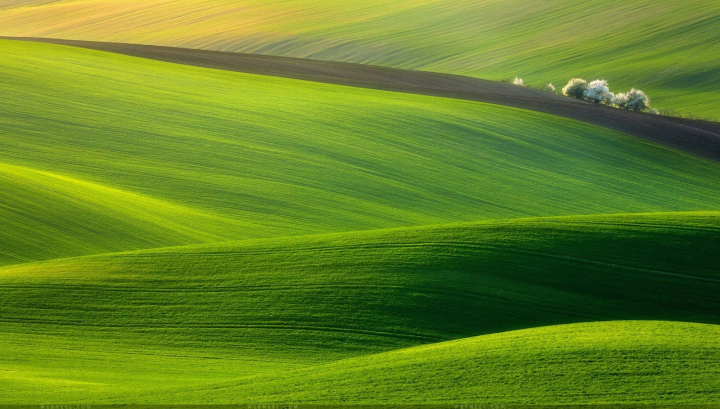
#> input picture teststuff/python/openCV/img1.jpg, 1440 x 818 px, given in place of the camera (shown at 1/2 size)
$ python opencv_colourTrack.py
#> lines starting #> are read from the running program, lines starting #| are printed output that depends on the picture; after the words box and inside, x2 and y2 are one past the last pixel; in counts of white or black regions, pixels touching at a corner belong together
#!/usr/bin/env python3

# Import essential libraries
import requests
import cv2
import numpy as np
import imutils
import os
import sys

cap = cv2.VideoCapture(0)

def nothing(x):
    pass


useDefaultLimit = False
defaultLimitIndex = 0
L_values = 3*[0]
U_values = 3*[0]

cv2.namedWindow("Webcam - XY")
cv2.createTrackbar("L - H", "Webcam - XY", 0, 179, nothing)
#> slider 'L - H' is set to 35
cv2.createTrackbar("L - S", "Webcam - XY", 0, 255, nothing)
#> slider 'L - S' is set to 51
cv2.createTrackbar("L - V", "Webcam - XY", 0, 255, nothing)
#> slider 'L - V' is set to 51
cv2.createTrackbar("U - H", "Webcam - XY", 179, 179, nothing)
cv2.createTrackbar("U - S", "Webcam - XY", 255, 255, nothing)
cv2.createTrackbar("U - V", "Webcam - XY", 255, 255, nothing)
while True:
    ret, frame = cap.read()
#> frame is the input picture: shape (818, 1440, 3); mean B, G, R 35.7, 131.2, 99.9
    frame = cv2.flip(frame, 1 )
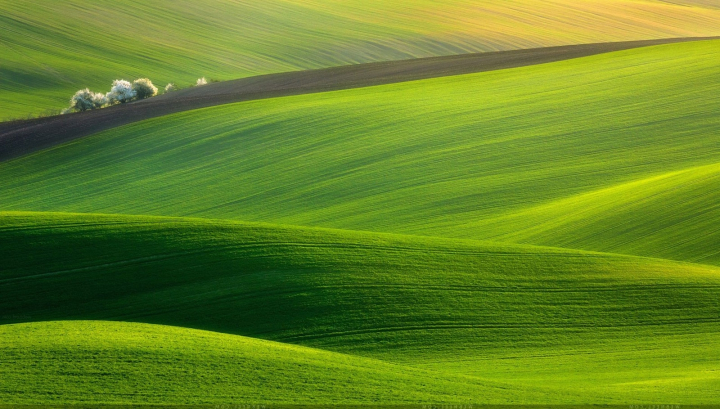
#> frame: shape (818, 1440, 3) (shown at 1/2 size); mean B, G, R 35.7, 131.2, 99.9
    hsv = cv2.cvtColor(frame, cv2.COLOR_BGR2HSV)
#> hsv: shape (818, 1440, 3); mean H, S, V 42.9, 189.5, 132.5
    l_h = cv2.getTrackbarPos("L - H", "Webcam - XY")
    l_s = cv2.getTrackbarPos("L - S", "Webcam - XY")
    l_v = cv2.getTrackbarPos("L - V", "Webcam - XY")
    u_h = cv2.getTrackbarPos("U - H", "Webcam - XY")
    u_s = cv2.getTrackbarPos("U - S", "Webcam - XY")
    u_v = cv2.getTrackbarPos("U - V", "Webcam - XY")
    lower_range = np.array([l_h, l_s, l_v])
    upper_range = np.array([u_h, u_s, u_v])
    mask = cv2.inRange(hsv, lower_range, upper_range)
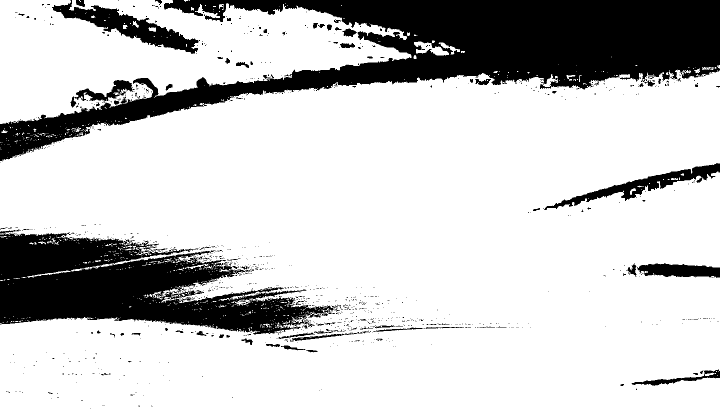
#> mask: shape (818, 1440) (shown at 1/2 size); 78.4% white; 1064 black regions (971 under 20 px), largest, box (x1, y1, x2, y2) and area: (0, 0, 1440, 323) 147580, (0, 466, 670, 669) 74798, (104, 0, 397, 108) 9092
    res = cv2.bitwise_and(frame, frame, mask=mask)
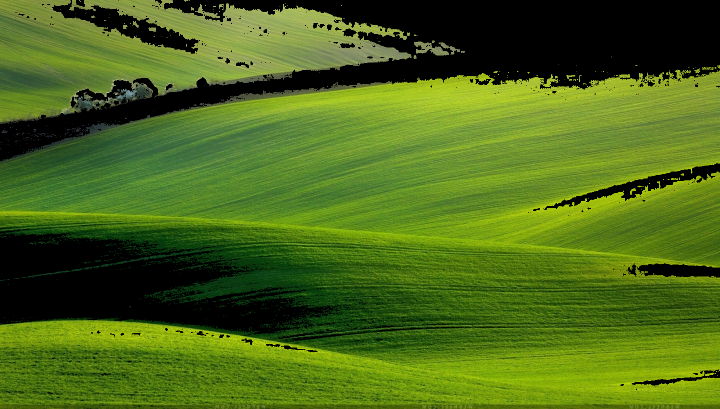
#> res: shape (818, 1440, 3) (shown at 1/2 size); mean B, G, R 25, 105.1, 75.8
    mask_3 = cv2.cvtColor(mask, cv2.COLOR_GRAY2BGR)
    stacked = np.hstack((mask_3,frame,res))
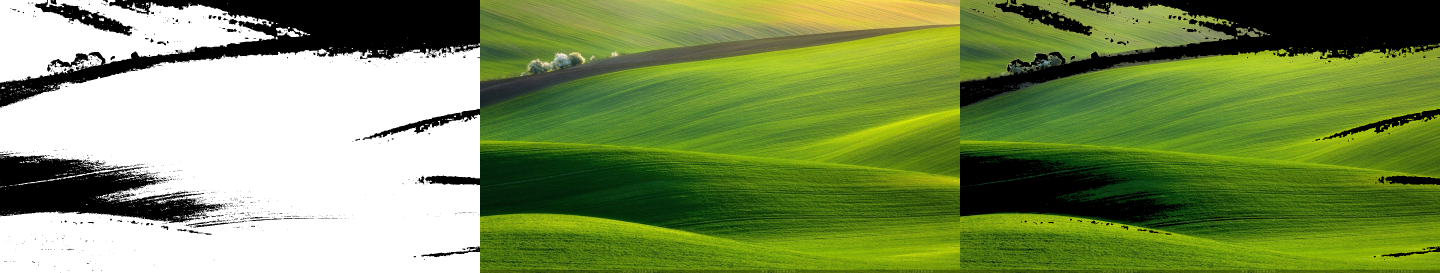
#> stacked: shape (818, 4320, 3) (shown at 1/3 size); mean B, G, R 86.9, 145.4, 125.2
    cv2.imshow('Webcam - XY',cv2.resize(stacked,None,fx=0.4,fy=0.4)) #type: ignore
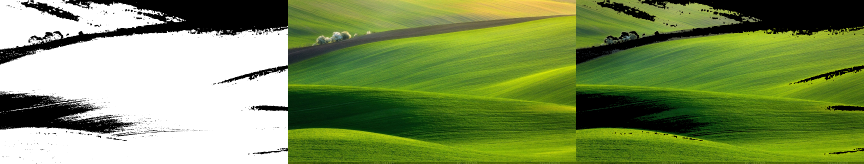
#> window 'Webcam - XY': shape (327, 1728, 3) (shown at 1/2 size); mean B, G, R 86.9, 145.4, 125.2
    key = cv2.waitKey(1)
#> (key Esc is pressed here)
    if key == 27:
        sys.exit()
#> (the program exits here)

$ run again, on teststuff/python/openCV/input_image.webp
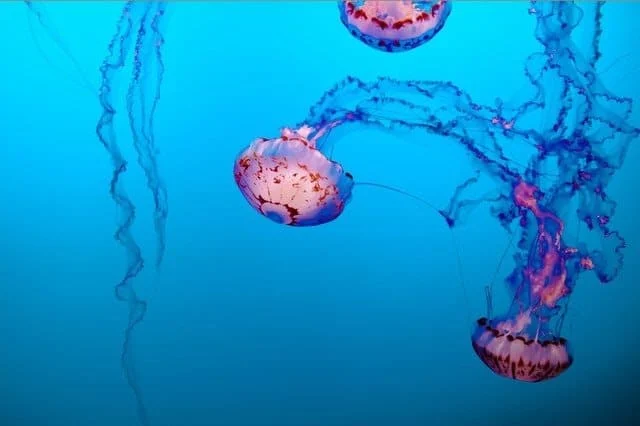
#> input picture teststuff/python/openCV/input_image.webp, 640 x 426 px, given in place of the camera
#> frame is the input picture: shape (426, 640, 3); mean B, G, R 203.3, 146.8, 13.1
#> hsv: shape (426, 640, 3); mean H, S, V 101.9, 241.3, 204.3
#> `mask = cv2.inRange(hsv, lower_range, upper_range)`:
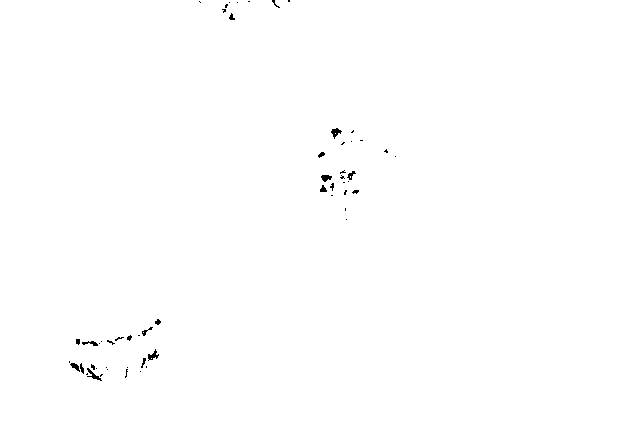
#> mask: shape (426, 640); 99.7% white; black in thin lines or dots, all inside (x1, y1, x2, y2) = (69, 0, 396, 381)
#> `cv2.imshow('Webcam - XY',cv2.resize(stacked,None,fx=0.4,fy=0.4))`:
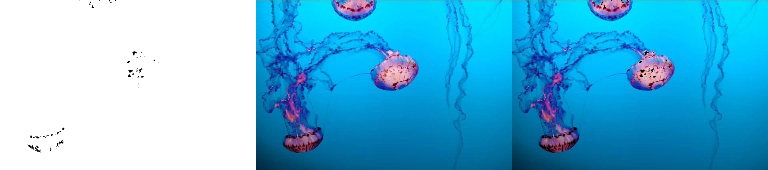
#> window 'Webcam - XY': shape (170, 768, 3); mean B, G, R 220.3, 182.6, 93.4
